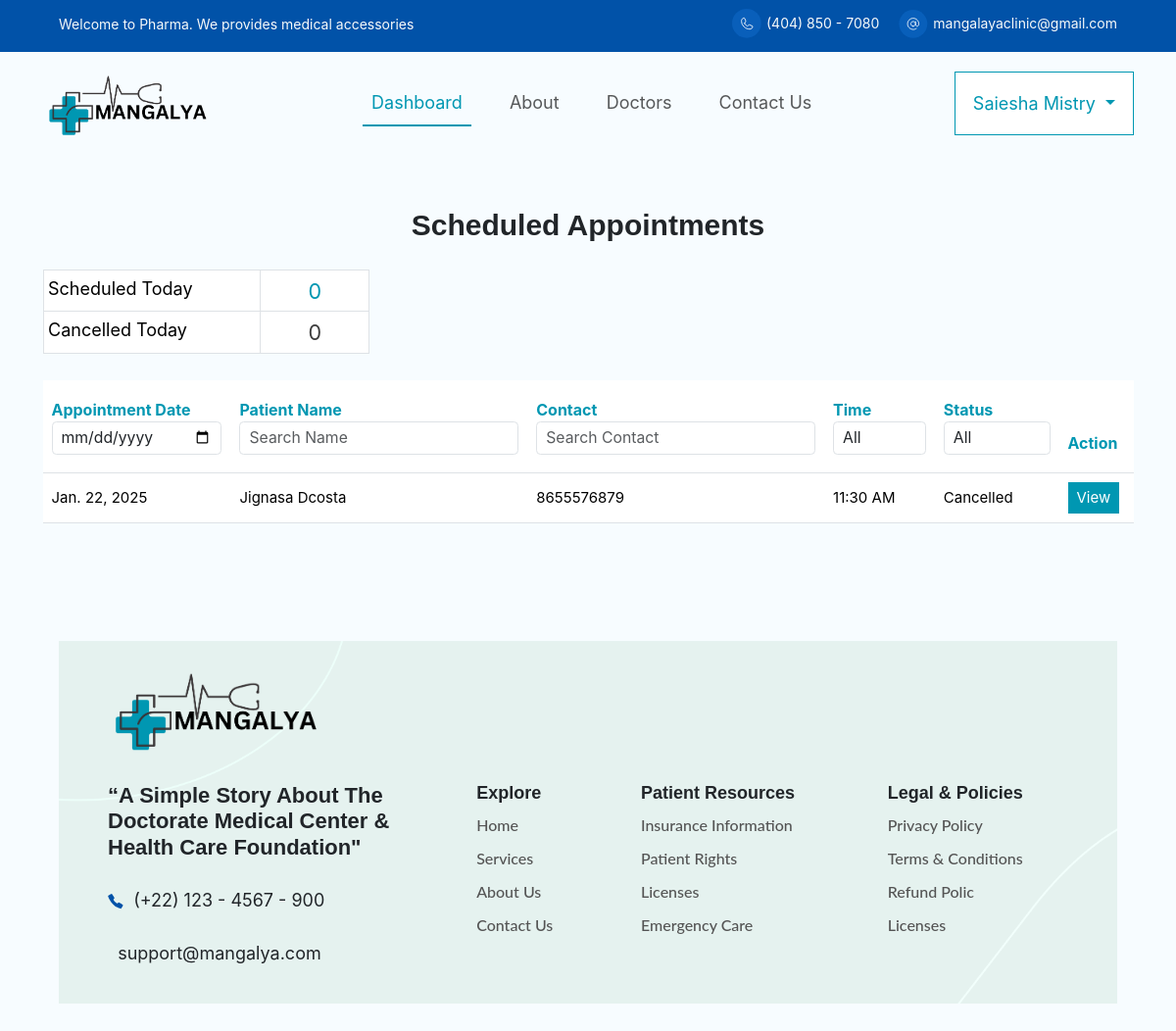
/doctor_dashboard/ (signed in), run on an earlier commit of the app's database.
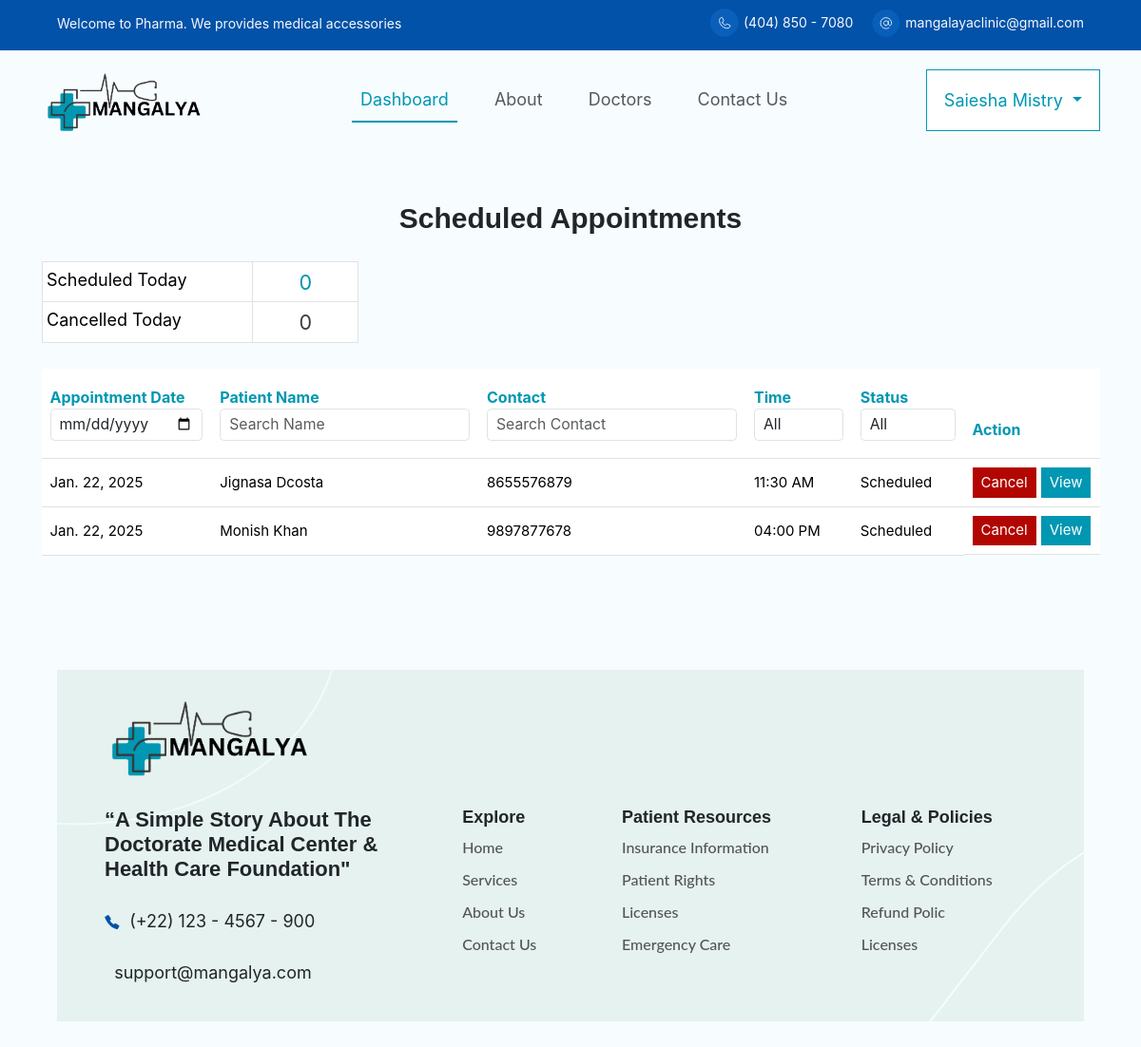
And on a later commit of the database.
### appointment/models.py (models this page shows, shortened)
class Appointment(models.Model):
    STATUS_CHOICES = [
        ('Scheduled', 'Scheduled'),
        ('Completed', 'Completed'),
        ('Cancelled', 'Cancelled'),
    ]
    patient = models.ForeignKey(CustomUser, on_delete=models.CASCADE, related_name='appointments', limit_choices_to={'is_patient': True})
    doctor = models.ForeignKey(CustomUser, on_delete=models.CASCADE, related_name='appointments_as_doctor', limit_choices_to={'is_doctor': True})
    date = models.DateField()
    time = models.CharField(max_length=10, choices=TIME_SLOT_CHOICES)
    status = models.CharField(max_length=10, choices=STATUS_CHOICES, default='Scheduled')

class CustomUser(AbstractUser):
    email = models.EmailField(unique=True)  # Use email as the unique identifier
    is_patient = models.BooleanField(default=False, db_index=True)
    is_doctor = models.BooleanField(default=False, db_index=True)
    user_permissions=models.ManyToManyField('auth.Permission',related_name='account_user_permission_set',blank=True)
    groups = models.ManyToManyField('auth.Group',related_name='account_user_set',blank=True)
    USERNAME_FIELD = 'email'
    REQUIRED_FIELDS = ['username']
    class Meta:
        indexes = [
            models.Index(fields=['username']),
            models.Index(fields=['email']),
        ]

class PatientProfile(models.Model):
    user = models.OneToOneField(CustomUser, on_delete=models.CASCADE, related_name='patient_profile')
    date_of_birth = models.DateField()
    gender = models.CharField(max_length=1, choices=GENDER_CHOICES)
    contact_number = models.CharField(max_length=15)

### appointment/views.py (the view)
# urls.py: path('doctor_dashboard/',views.doctor_dashboard,name='doctor_dashboard'),
@login_required
def doctor_dashboard(request):
    today = date.today()
    scheduled_count = Appointment.objects.filter(date=today, status='Scheduled').count()
    cancelled_count = Appointment.objects.filter(date=today, status='Cancelled').count()
    unique_times = Appointment.objects.values_list('time', flat=True).distinct()
    selected_date = request.GET.get('date', '')
    selected_patient = request.GET.get('patient_name', '')
    selected_contact = request.GET.get('contact', '')
    selected_time = request.GET.get('time', '')
    selected_status = request.GET.get('status', '')
    appointments = Appointment.objects.filter(doctor=request.user)
    if selected_date:
        appointments = appointments.filter(date=selected_date)
    if selected_patient:
        appointments = appointments.filter(
            patient__first_name__icontains=selected_patient
        ) | appointments.filter(patient__last_name__icontains=selected_patient)
    if selected_contact:
        appointments = appointments.filter(patient__patient_profile__contact_number__icontains=selected_contact)
    if selected_time:
        appointments = appointments.filter(time=selected_time)
    if selected_status:
        appointments = appointments.filter(status=selected_status)
    return render(request, 'doctor_dashboard.html', {
        'appointments': appointments,
        'scheduled_count': scheduled_count,
        'cancelled_count': cancelled_count,
        'unique_times': unique_times,  # Send unique time values to the template
    })

### templates/doctor_dashboard.html (shortened to what the changed rows need)
{% extends "base.html" %}
{% load static %}
{% block content %}
<div class="container">
    <form method="GET" action="{% url 'doctor_dashboard' %}">
        <table class="table table-responsive align-middle">
            <thead class="table-brand py-3">
                <tr>
                    <th class="py-3" style="font-size: 16px; color: #0097B2;">
                        Appointment Date
                        <input type="date" name="date" class="form-control form-control-sm" value="{{ request.GET.date }}" onchange="this.form.submit()">
                    </th>
                    <th class="py-3" style="font-size: 16px; color: #0097B2;">
                        Patient Name
                        <input type="text" name="patient_name" class="form-control form-control-sm" placeholder="Search Name" value="{{ request.GET.patient_name }}" onchange="this.form.submit()">
                    </th>
                    <th class="py-3" style="font-size: 16px; color: #0097B2;">
                        Contact
                        <input type="text" name="contact" class="form-control form-control-sm" placeholder="Search Contact" value="{{ request.GET.contact }}" onchange="this.form.submit()">
                    </th>
                    <th class="py-3" style="font-size: 16px; color: #0097B2;">
                        Time
                        <select name="time" class="form-control form-control-sm" onchange="this.form.submit()">
                            <option value="" style="font-size: 14px;">All</option>
                        </select>
                    </th>
                    <th class="py-3" style="font-size: 16px; color: #0097B2;">
                        Status
                        <select name="status" class="form-control form-control-sm" onchange="this.form.submit()">
                            <option value="" style="font-size: 14px;">All</option>
                        </select>
                    </th>
                    <th class="py-3" style="font-size: 16px; color: #0097B2;">
                        Action
                    </th>
                </tr>
            </thead>
            <tbody>
                {% for appointment in appointments %}
                <tr>
                    <td style="font-size: 15px;">{{ appointment.date }}</td>
                    <td style="font-size: 15px;">{{ appointment.patient.first_name }} {{ appointment.patient.last_name }}</td>
                    <td style="font-size: 15px;">{{ appointment.patient.patient_profile.contact_number }}</td>
                    <td style="font-size: 15px;">{{ appointment.time }}</td>
                    <td style="font-size: 15px;">{{ appointment.status }}</td>
                    <td style="display: flex; gap: 5px;">
                        {% if appointment.status == 'Scheduled' %}
                        <a href="{% url 'cancel_appointment' appointment.id %}" class="btn btn-sm cancel-button p-auto" style="font-size: 15px;">Cancel</a>
                        {% endif %}
                        <a href="{% url 'doctor_appointment_detail' appointment.id %}" class="btn btn-sm btn-primary-sm" style="font-size: 15px;">View</a>
                    </td>
                </tr>
                {% empty %}
                <tr>
                    <td colspan="6" class="text-center">No appointments found.</td>
                </tr>
                {% endfor %}
            </tbody>
        </table>
    </form>
</div>
{% endblock content %}

What changed in the data, as far as the page shows it:
changed Appointment "11:30 AM": status "Cancelled" → "Scheduled"; now shows "Cancel"
added Appointment: date "Jan. 22, 2025", patient.first_name "Monish", patient.last_name "Khan", patient.patient_profile.contact_number "9897877678", time "04:00 PM", status "Scheduled", shows "Cancel"
